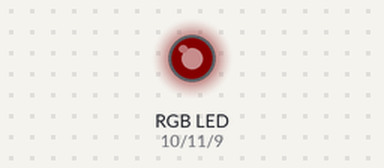
Bench run of a program on a simulated Arduino Uno, built with avr-gcc and run on an emulated ATmega328P. Shown: an RGB LED mixed from three pins (HIGH = lit). Dim RGB values are drawn brighter than linear.

Above: at 0.15 s.
At 7.65 s:
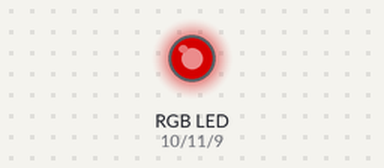
At 13.41 s:
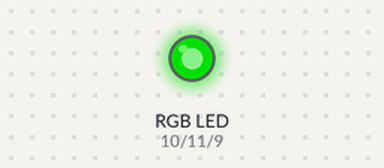
At 19.42 s:
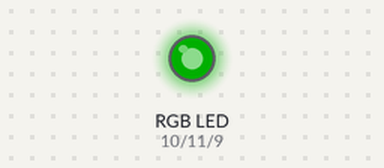
At 29.38 s:
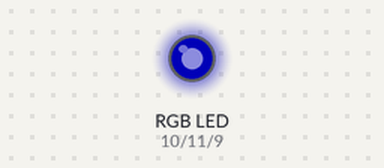
At 39.59 s:
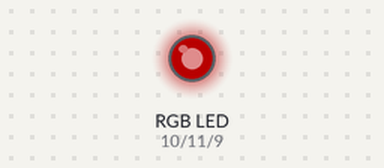
Timing chart, 0 to 40.0 s (numbered marks = the images above):
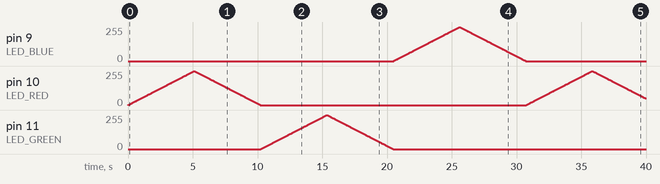

Measured:
- by itself, pin 9 (LED_BLUE), pin 11 (LED_GREEN): rises from 0/255 to 255/255 in 5.1 s, then falls to 0/255 in 5.1 s

The program:

main.cpp
```cpp
#include <Arduino.h>

#define LED_GREEN 11
#define LED_RED 10
#define LED_BLUE 9
#define BRIGHTNESS 255
#define MY_INTRO "This app is created in the memory of Travis Barnes"
int animationSpeed = 0;

void setup() {
  Serial.begin(9600);
  pinMode(LED_BLUE, OUTPUT);
  pinMode(LED_GREEN, OUTPUT);
  pinMode(LED_RED, OUTPUT);
}

void loop() {
  animationSpeed = 20;

  for(int i = 0; i <= BRIGHTNESS; i++) {
    analogWrite(LED_RED, i);
    delay(animationSpeed);
  }

  for(int i = BRIGHTNESS; i >= 0; i--) {
    analogWrite(LED_RED, i);
    delay(animationSpeed);
  }

  for(int i = 0; i <= BRIGHTNESS; i++) {
    analogWrite(LED_GREEN, i);
    delay(animationSpeed);
  }

  for(int i = BRIGHTNESS; i >= 0; i--) {
    analogWrite(LED_GREEN, i);
    delay(animationSpeed);
  }

  for(int i = 0; i <= BRIGHTNESS; i++) {
    analogWrite(LED_BLUE, i);
    delay(animationSpeed);
  }

  for(int i = BRIGHTNESS; i >= 0; i--) {
    analogWrite(LED_BLUE, i);
    delay(animationSpeed);
  }
}
  
```
